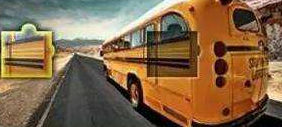
#> input picture refer/3.png, 282 x 127 px
$ python main.py
#> lines starting #> are read from the running program, lines starting #| are printed output that depends on the picture
### img_vertical_border.py
from PIL import Image
import numpy as np
import collections


def find_border(path, threshold):
#> called with path = 'refer/3.png', threshold = 50
    image = Image.open(path)
#> image is the input picture: PIL image 282x127 RGB; mean R, G, B 130.7, 103, 72.9
    image = image.convert('L')
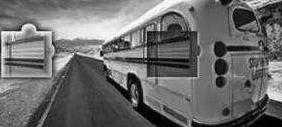
#> image: PIL image 282x127 L; min 0, max 255, mean 107.8
    # image.show()
    # image.save('gray.png')
    ary = np.array(image)
    target_list = []
    y_dict = {}
    temp = []
    for c in range(len(ary[0]) - 1):
        for r in range(len(ary)):
            value = int(ary[r][c]) - int(ary[r][c + 1])
            if value > threshold:
                target_list.append(c)

                temp.append(r)
                y_dict[c] = temp[:]

        temp.clear()
#> after the loop, target_list = 530 values from 2 to 280; temp = []; y_dict = 129 items

    result = collections.Counter(target_list).most_common(3)
#> result = [(146, 41), (51, 32), (142, 20)]

    refer1, refer2, refer3 = _get_refers(result, y_dict)

    result2 = (refer1, refer2, refer3)
    result3 = _judge_x_pos(result2)

    return result3


def _get_refers(result, y_dict):
    """输出3处坐标的(横坐标,最小y值,最大y值)"""
    refer = (result[0][0], result[1][0], result[2][0])
#> refer = (146, 51, 142)
    refer1 = (refer[0], min(y_dict[refer[0]]), max(y_dict[refer[0]]))
#> refer1 = (146, 24, 76)
    # refer1 =  (146, 24, 76)

    refer2 = (refer[1], min(y_dict[refer[1]]), max(y_dict[refer[1]]))
#> refer2 = (51, 32, 75)
    refer3 = (refer[2], min(y_dict[refer[2]]), max(y_dict[refer[2]]))
#> refer3 = (142, 31, 57)
#> in find_border, `refer1, refer2, refer3 = _get_refers(result, y_dict)`: refer1 = (146, 24, 76); refer2 = (51, 32, 75); refer3 = (142, 31, 57)
#> in find_border, `result2 = (refer1, refer2, refer3)`: result2 = ((146, 24, 76), (51, 32, 75), (142, 31, 57))
    return refer1, refer2, refer3


def _judge_deference(tup1, tup2):
    """判断两个x坐标y值相差范围,value越小,证明两者y值范围越相似"""
    value = abs(tup1[1] - tup2[1]) + abs(tup1[2] - tup2[2])
    return value


def _judge_x_pos(tup):
    """三选一,输出y值范围最相似的坐标及y范围相差值"""
#> called with tup = ((146, 24, 76), (51, 32, 75), (142, 31, 57))
    t1 = tup[0][0], tup[1][0], _judge_deference(tup[0], tup[1])
#> t1 = (146, 51, 9)
    t2 = tup[1][0], tup[2][0], _judge_deference(tup[1], tup[2])
#> t2 = (51, 142, 19)
    t3 = tup[0][0], tup[2][0], _judge_deference(tup[0], tup[2])
#> t3 = (146, 142, 26)
    new_tup = (t1, t2, t3)
#> new_tup = ((146, 51, 9), (51, 142, 19), (146, 142, 26))

    value = min(t1[2], t2[2], t3[2])
#> value = 9
    for item in new_tup:
        if item[2] == value:
            return item
#> this loop made 1 pass


# [4 lines that do not run on import are left out]

### main.py
import img_vertical_border as find

res = find.find_border('refer/3.png',50)
#> in find_border, `result3 = _judge_x_pos(result2)`: result3 = (146, 51, 9)
#> res = (146, 51, 9)
print(res)
#| (146, 51, 9)

$ run again, with refer/2.png copied over refer/3.png
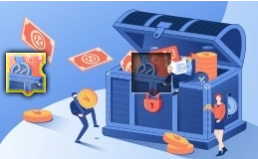
#> input picture refer/2.png, 258 x 159 px
#> in find_border, image is the input picture: PIL image 258x159 RGBA; mean R, G, B, A 130.9, 150.4, 194.9, 255
#> in find_border, `image = image.convert('L')`:
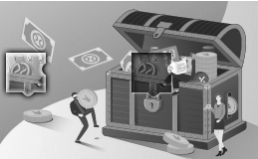
#> image: PIL image 258x159 L; min 22, max 255, mean 149.6
#> after the loop in find_border, `for c in range(len(ary[0]) - 1):`: target_list = 407 values from 8 to 235; temp = []; y_dict = 71 items
#> result = [(130, 36), (176, 33), (131, 28)]
#> refer = (130, 176, 131)
#> in _get_refers, `refer1 = (refer[0], min(y_dict[refer[0]]), max(y_dict[refer[0]]))`: refer1 = (130, 53, 91)
#> in _get_refers, `refer2 = (refer[1], min(y_dict[refer[1]]), max(y_dict[refer[1]]))`: refer2 = (176, 98, 130)
#> in _get_refers, `refer3 = (refer[2], min(y_dict[refer[2]]), max(y_dict[refer[2]]))`: refer3 = (131, 53, 91)
#> in find_border, `refer1, refer2, refer3 = _get_refers(result, y_dict)`: refer1 = (130, 53, 91); refer2 = (176, 98, 130); refer3 = (131, 53, 91)
#> result2 = ((130, 53, 91), (176, 98, 130), (131, 53, 91))
#> t1 = (130, 176, 84)
#> t2 = (176, 131, 84)
#> t3 = (130, 131, 0)
#> new_tup = ((130, 176, 84), (176, 131, 84), (130, 131, 0))
#> value = 0
#> the loop in _judge_x_pos, `for item in new_tup:` made 3 passes
#> result3 = (130, 131, 0)
#| (130, 131, 0)
